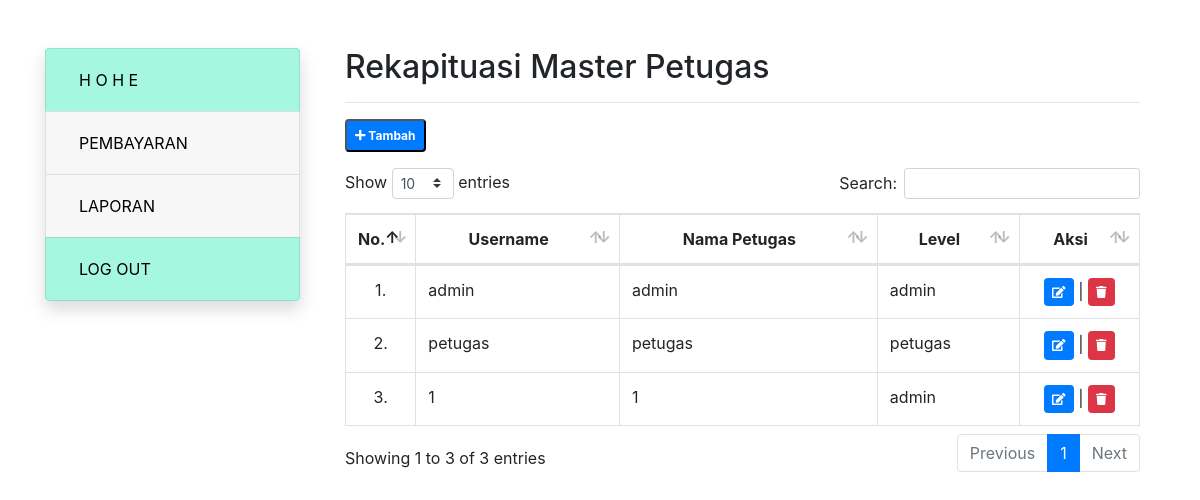
The app's page /petugas.php with its own data.
### tables this page shows
CREATE TABLE `tbl_petugas` (
  `id_petugas` int(11) NOT NULL,
  `username` varchar(25) NOT NULL,
  `password` varchar(32) NOT NULL,
  `nama_petugas` varchar(35) NOT NULL,
  `level` enum('admin','petugas') NOT NULL
);

### petugas.php (the view, shortened to what this page needs)
<?php
include "header.php";
include "koneksi.php";
?>
<div class="col-9">
	<div class="container">
		<div class="row">
			<div class="col">
				<h2>Rekapituasi Master Petugas</h2>
				<hr>
				<button type="button" class="badge badge-primary p-2 mb-3" data-toggle="modal" data-target="#staticBackdrop">
					<i class="fas fa-plus"></i> Tambah
				</button>
				<table class="table table-bordered table-hover" id="petugas">
					<thead>
						<tr class="text-center">
							<th width="5%">No.</th>
							<th>Username</th>
							<th>Nama Petugas</th>
							<th>Level</th>
							<th>Aksi</th>
						</tr>
					</thead>
					<tbody>
						<?php
						$no = 1;
						$sql = "CALL pPetugas();";
						$query = mysqli_query($koneksi, $sql);
						while($data = mysqli_fetch_array($query)){?>
							<tr>
								<td align="center" width="3%"><?= $no++;?>.</td>
								<td><?= $data['username'];?></td>
								<td><?= $data['nama_petugas'];?></td>
								<td><?= $data['level'];?></td>
								<td align="center" width="15%"><a href="petugas-edit.php?id_petugas=<?= $data['id_petugas'];?>" class="badge badge-primary p-2" title="Edit"><i class="fas fa-edit"></i></a> | <a href="petugas-delete.php?id_petugas=<?= $data['id_petugas'];?>" onclick="return confirm('Data akan dihapus?');" class="badge badge-danger p-2" title='Delete'><i class="fas fa-trash"></i></a> </td>
							</tr>
							<?php
						}?>
					</tbody>
				</table>
			</div>
		</div>
	</div>
</div>
</div>
</div>

### header.php (style rules this page uses)
a, a:hover { text-decoration: none;color: black; }

### records on screen
tbl_petugas: username "admin", nama_petugas "admin", level "admin"
tbl_petugas: username "petugas", nama_petugas "petugas", level "petugas"
tbl_petugas: username "1", nama_petugas "1", level "admin"
